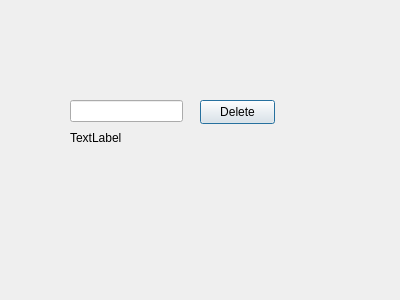
<?xml version="1.0" encoding="UTF-8"?>
<ui version="4.0">
 <class>Deletewindow</class>
 <widget class="QDialog" name="Deletewindow">
  <property name="geometry">
   <rect>
    <x>0</x>
    <y>0</y>
    <width>400</width>
    <height>300</height>
   </rect>
  </property>
  <property name="windowTitle">
   <string>Dialog</string>
  </property>
  <widget class="QLineEdit" name="lineEdit">
   <property name="geometry">
    <rect>
     <x>70</x>
     <y>100</y>
     <width>113</width>
     <height>22</height>
    </rect>
   </property>
  </widget>
  <widget class="QPushButton" name="DeleteB">
   <property name="geometry">
    <rect>
     <x>200</x>
     <y>100</y>
     <width>75</width>
     <height>24</height>
    </rect>
   </property>
   <property name="text">
    <string>Delete</string>
   </property>
  </widget>
  <widget class="QLabel" name="label">
   <property name="geometry">
    <rect>
     <x>70</x>
     <y>130</y>
     <width>101</width>
     <height>16</height>
    </rect>
   </property>
   <property name="text">
    <string>TextLabel</string>
   </property>
  </widget>
 </widget>
 <resources/>
 <connections/>
</ui>
